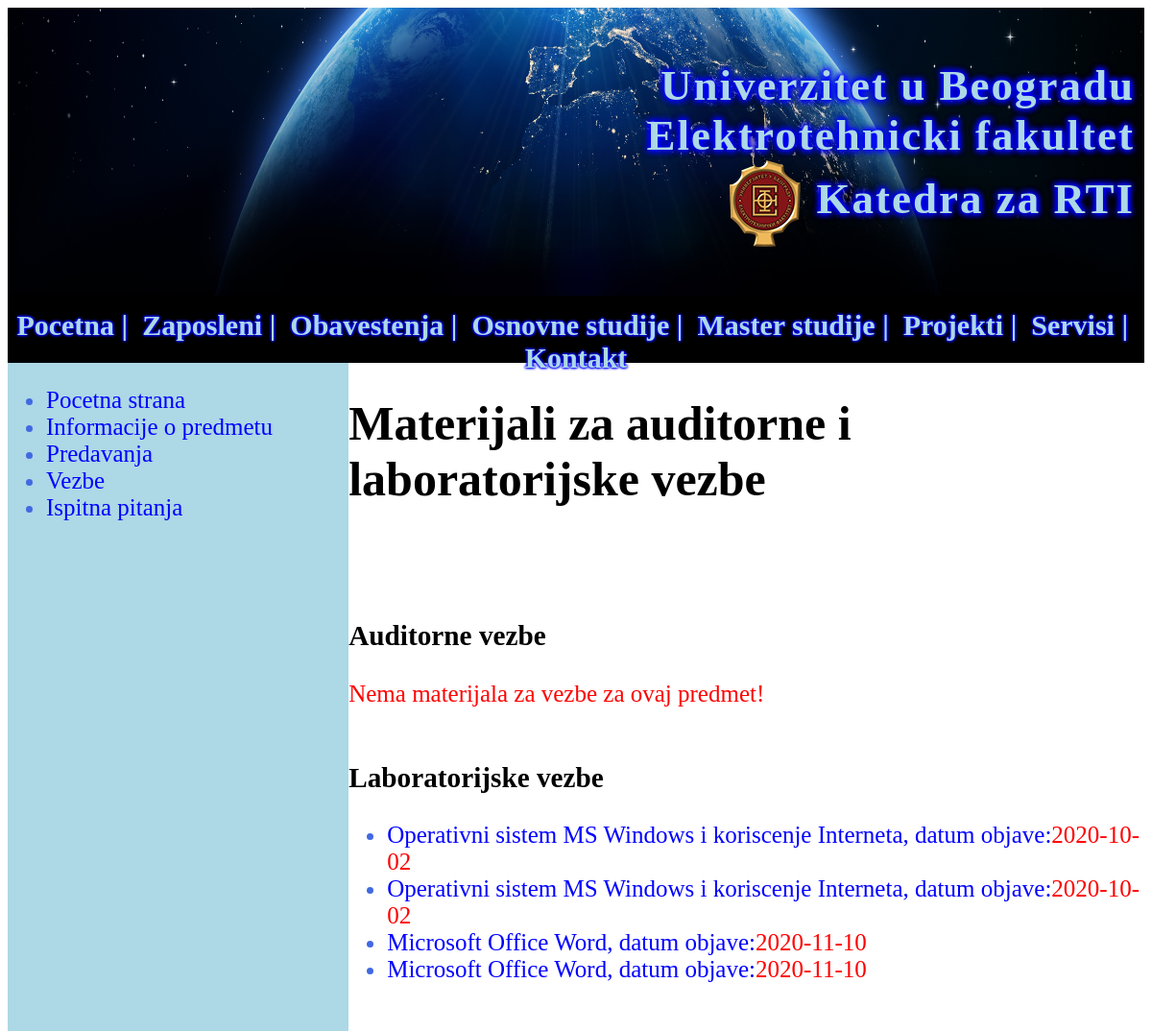
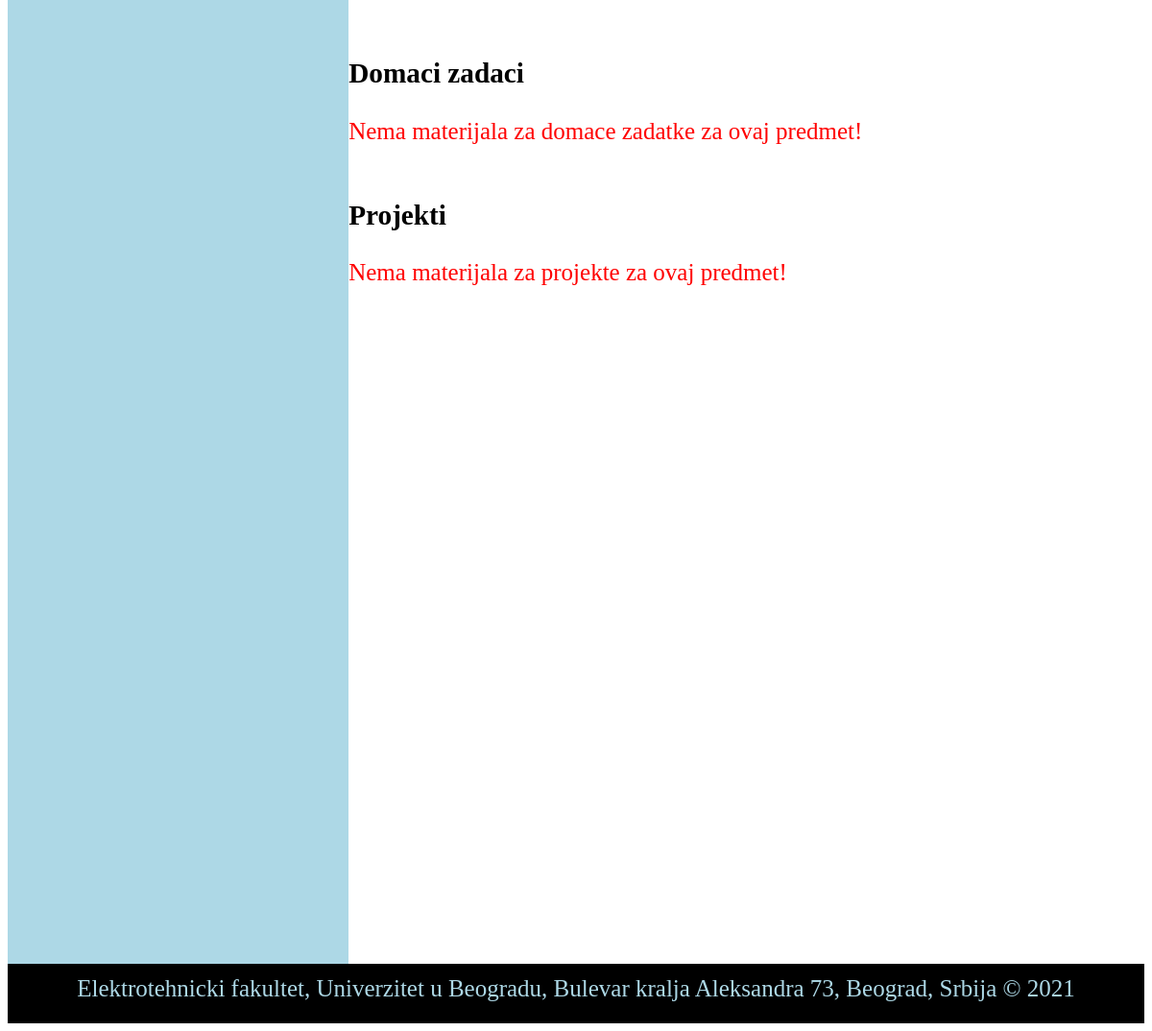
Screenshot of /predmet_vezbe.php?sifra=13E111PKR with the database file from the repository (2 pictures, top to bottom).
### tables this page shows
CREATE TABLE IF NOT EXISTS `materijal` (
  `id_materijal` int(11) NOT NULL AUTO_INCREMENT,
  `naslov` varchar(100) NOT NULL,
  `fajl_putanja` varchar(150) NOT NULL,
  `sifra_predmet` varchar(15) NOT NULL,
  `tip_materijala` varchar(32) NOT NULL,
  `id_nastavnik` varchar(32) NOT NULL,
  `datum_objave` date NOT NULL,
  `vidljiv` tinyint(4) NOT NULL COMMENT '1-Vidljiv 0-Nevidljiv',
  `tip_fajla` varchar(10) NOT NULL,
  `velicina` varchar(15) NOT NULL,
  `sortiranje` varchar(32) NOT NULL,
  PRIMARY KEY (`id_materijal`),
  KEY `materijali` (`tip_materijala`),
  KEY `nastavnik1` (`id_nastavnik`),
  KEY `sifrapredmet` (`sifra_predmet`)
);

### predmet_vezbe.php (the view, shortened to what this page needs)
<!DOCTYPE html>
<html>
    <head>
        <link rel="stylesheet" type="text/css" href="stilovi.css"/>
    </head>
    <body>
        <?php
        require('divheader.php');
        ?>
        <?php
        require('divmenu.php');
        ?>
        <div id="sadrzaj">
            <?php
            require('divpredmetlevopredmet.php');
            ?>
            <div id="predmetdesno" style="text-align: left;">
            <h1><b>Materijali za auditorne i laboratorijske vezbe</b></h1>
            <br/>
            <br/>
            <h3>Auditorne vezbe</h3>
            <?php
            require('konekcija.php');
            $result= mysqli_query($con,"select * from materijal where sifra_predmet='".$_GET['sifra']."' and tip_materijala='Vezbe' and vidljiv=1");
            if(mysqli_num_rows($result)>0){
                $result1= mysqli_query($con, "select DISTINCT sortiranje from materijal where sifra_predmet='".$_GET['sifra']."' and tip_materijala='Vezbe' and vidljiv=1");
                mysqli_free_result($result);
                $row1= mysqli_fetch_assoc($result1);
                if($row1['sortiranje']=='naziv_opadajuce'){
                    $result= mysqli_query($con,"select * from materijal where sifra_predmet='".$_GET['sifra']."' and tip_materijala='Vezbe' and vidljiv=1 ORDER BY naslov DESC");
                }elseif($row1['sortiranje']=='naziv_rastuce'){
                    $result= mysqli_query($con,"select * from materijal where sifra_predmet='".$_GET['sifra']."' and tip_materijala='Vezbe' and vidljiv=1 ORDER BY naslov ASC");
                }elseif($row1['sortiranje']=='datum_opadajuce'){
                    $result= mysqli_query($con,"select * from materijal where sifra_predmet='".$_GET['sifra']."' and tip_materijala='Vezbe' and vidljiv=1 ORDER BY datum_objave DESC");
                }elseif($row1['sortiranje']=='datum_rastuce'){
                    $result= mysqli_query($con,"select * from materijal where sifra_predmet='".$_GET['sifra']."' and tip_materijala='Vezbe' and vidljiv=1 ORDER BY datum_objave ASC");
                }else{
                    $result= mysqli_query($con,"select * from materijal where sifra_predmet='".$_GET['sifra']."' and tip_materijala='Vezbe' and vidljiv=1");
                }
                ?>
            <ul type="disc" style="text-align: left;">
                <?php
                while($row= mysqli_fetch_assoc($result)){
                    ?>
                <li>
                    <a href="<?php echo $row['fajl_putanja'] ?>" target="blank">
                        <?php echo $row['naslov'].", datum objave:<span style='color:red'>".$row['datum_objave']."</span><br/>"; ?>
                    </a>
                </li>
                    <?php
                }
                ?>
            </ul>
                <?php
                mysqli_free_result($result);
                mysqli_free_result($result1);
            }else{
                echo"<span style='color:red'>Nema materijala za vezbe za ovaj predmet!</span>";
            }
            ?>
            <br/>
            <br/>
            <h3>Laboratorijske vezbe</h3>
            <?php
            require('konekcija.php');
            $result= mysqli_query($con,"select * from materijal where sifra_predmet='".$_GET['sifra']."' and tip_materijala='Laboratorijske vezbe' and vidljiv=1");
            if(mysqli_num_rows($result)>0){
                $result1= mysqli_query($con, "select DISTINCT sortiranje from materijal where sifra_predmet='".$_GET['sifra']."' and tip_materijala='Laboratorijske vezbe' and vidljiv=1");
                $row1= mysqli_fetch_assoc($result1);
                if($row1['sortiranje']=='naziv_opadajuce'){
                    $result= mysqli_query($con,"select * from materijal where sifra_predmet='".$_GET['sifra']."' and tip_materijala='Laboratorijske vezbe' and vidljiv=1 ORDER BY naslov DESC");
                }elseif($row1['sortiranje']=='naziv_rastuce'){
                    $result= mysqli_query($con,"select * from materijal where sifra_predmet='".$_GET['sifra']."' and tip_materijala='Laboratorijske vezbe' and vidljiv=1 ORDER BY naslov ASC");
                }elseif($row1['sortiranje']=='datum_opadajuce'){
                    $result= mysqli_query($con,"select * from materijal where sifra_predmet='".$_GET['sifra']."' and tip_materijala='Laboratorijske vezbe' and vidljiv=1 ORDER BY datum_objave DESC");
                }elseif($row1['sortiranje']=='datum_rastuce'){
                    $result= mysqli_query($con,"select * from materijal where sifra_predmet='".$_GET['sifra']."' and tip_materijala='Laboratorijske vezbe' and vidljiv=1 ORDER BY datum_objave ASC");
                }else{
                    $result= mysqli_query($con,"select * from materijal where sifra_predmet='".$_GET['sifra']."' and tip_materijala='Laboratorijske vezbe' and vidljiv=1");
                }
                ?>
            <ul type="disc" style="text-align: left;">
                <?php
                while($row= mysqli_fetch_assoc($result)){
                    ?>
                <li>
                    <a href="<?php echo $row['fajl_putanja'] ?>" target="blank">
                        <?php echo $row['naslov'].", datum objave:<span style='color:red'>".$row['datum_objave']."</span><br/>"; ?>
                    </a>
                </li>
                    <?php
                }
                ?>
            </ul>
                <?php
            }else{
                echo"<span style='color:red'>Nema materijala za laboratorijske vezbe za ovaj predmet!</span>";
            }
            ?>
            <br/>
            <br/>
            <h3>Domaci zadaci</h3>
            <?php
            require('konekcija.php');
            $result= mysqli_query($con,"select * from materijal where sifra_predmet='".$_GET['sifra']."' and tip_materijala='Domaci zadaci' and vidljiv=1");
            if(mysqli_num_rows($result)>0){
                $result1= mysqli_query($con, "select DISTINCT sortiranje from materijal where sifra_predmet='".$_GET['sifra']."' and tip_materijala='Domaci zadaci' and vidljiv=1");
                mysqli_free_result($result);
                $row1= mysqli_fetch_assoc($result1);
                if($row1['sortiranje']=='naziv_opadajuce'){
                    $result= mysqli_query($con,"select * from materijal where sifra_predmet='".$_GET['sifra']."' and tip_materijala='Domaci zadaci' and vidljiv=1 ORDER BY naslov DESC");
                }elseif($row1['sortiranje']=='naziv_rastuce'){
                    $result= mysqli_query($con,"select * from materijal where sifra_predmet='".$_GET['sifra']."' and tip_materijala='Domaci zadaci' and vidljiv=1 ORDER BY naslov ASC");
                }elseif($row1['sortiranje']=='datum_opadajuce'){
                    $result= mysqli_query($con,"select * from materijal where sifra_predmet='".$_GET['sifra']."' and tip_materijala='Domaci zadaci' and vidljiv=1 ORDER BY datum_objave DESC");
                }elseif($row1['sortiranje']=='datum_rastuce'){
                    $result= mysqli_query($con,"select * from materijal where sifra_predmet='".$_GET['sifra']."' and tip_materijala='Domaci zadaci' and vidljiv=1 ORDER BY datum_objave ASC");
                }else{
                    $result= mysqli_query($con,"select * from materijal where sifra_predmet='".$_GET['sifra']."' and tip_materijala='Domaci zadaci' and vidljiv=1");
                }
                ?>
            <ul type="disc" style="text-align: left;">
                <?php
                while($row= mysqli_fetch_assoc($result)){
                    ?>
                <li>
                    <a href="<?php echo $row['fajl_putanja'] ?>" target="blank">
                        <?php echo $row['naslov'].", datum objave:<span style='color:red'>".$row['datum_objave']."</span><br/>"; ?>
                    </a>
                </li>
                    <?php
                }
                ?>
            </ul>
                <?php
                mysqli_free_result($result);
                mysqli_free_result($result1);
            }else{
                echo"<span style='color:red'>Nema materijala za domace zadatke za ovaj predmet!</span>";
            }
            ?>
            <br/>
            <br/>
            <h3>Projekti</h3>
            <?php
            require('konekcija.php');
            $result= mysqli_query($con,"select * from materijal where sifra_predmet='".$_GET['sifra']."' and tip_materijala='Projekti' and vidljiv=1");
            if(mysqli_num_rows($result)>0){
                $result1= mysqli_query($con, "select DISTINCT sortiranje from materijal where sifra_predmet='".$_GET['sifra']."' and tip_materijala='Projekti' and vidljiv=1");
                mysqli_free_result($result);
                $row1= mysqli_fetch_assoc($result1);
                if($row1['sortiranje']=='naziv_opadajuce'){
                    $result= mysqli_query($con,"select * from materijal where sifra_predmet='".$_GET['sifra']."' and tip_materijala='Projekti' and vidljiv=1 ORDER BY naslov DESC");
                }elseif($row1['sortiranje']=='naziv_rastuce'){
                    $result= mysqli_query($con,"select * from materijal where sifra_predmet='".$_GET['sifra']."' and tip_materijala='Projekti' and vidljiv=1 ORDER BY naslov ASC");
                }elseif($row1['sortiranje']=='datum_opadajuce'){
                    $result= mysqli_query($con,"select * from materijal where sifra_predmet='".$_GET['sifra']."' and tip_materijala='Projekti' and vidljiv=1 ORDER BY datum_objave DESC");
                }elseif($row1['sortiranje']=='datum_rastuce'){
                    $result= mysqli_query($con,"select * from materijal where sifra_predmet='".$_GET['sifra']."' and tip_materijala='Projekti' and vidljiv=1 ORDER BY datum_objave ASC");
                }else{
                    $result= mysqli_query($con,"select * from materijal where sifra_predmet='".$_GET['sifra']."' and tip_materijala='Projekti' and vidljiv=1");
                }
                ?>
            <ul type="disc" style="text-align: left;">
                <?php
                while($row= mysqli_fetch_assoc($result)){
                    ?>
                <li>
                    <a href="<?php echo $row['fajl_putanja'] ?>" target="blank">
                        <?php echo $row['naslov'].", datum objave:<span style='color:red'>".$row['datum_objave']."</span><br/>"; ?>
                    </a>
                </li>
                    <?php
                }
                ?>
            </ul>
                <?php
                mysqli_free_result($result);
                mysqli_free_result($result1);
            }else{
                echo"<span style='color:red'>Nema materijala za projekte za ovaj predmet!</span>";
            }
            ?>
            </div>
        </div>
        <?php
        require('divfooter.php');
        ?>
    </body>
</html>

### stilovi.css (style rules this page uses)
#sadrzaj { height:1700px; margin-top: 0; padding-top: 0; font-family: serif; font-size: 25px; text-align: center; }
#sadrzaj a:link { text-decoration: none; color:blue; }
#predmetdesno { width:70%; float:left; height:100%; }
#sadrzaj ul li { color: royalblue; list-style-type: disc; text-align: left; }

### rows the page displays
materijal: naslov "Operativni sistem MS Windows i koriscenje Interneta", datum_objave "2020-10-02"
materijal: naslov "Operativni sistem MS Windows i koriscenje Interneta", datum_objave "2020-10-02"
materijal: naslov "Microsoft Office Word", datum_objave "2020-11-10"
materijal: naslov "Microsoft Office Word", datum_objave "2020-11-10"
